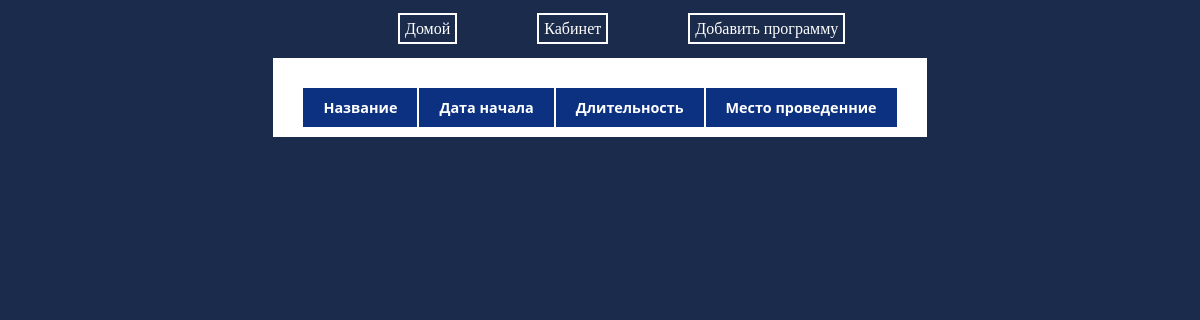
The page /programmlist (signed in) on the database as committed earlier.
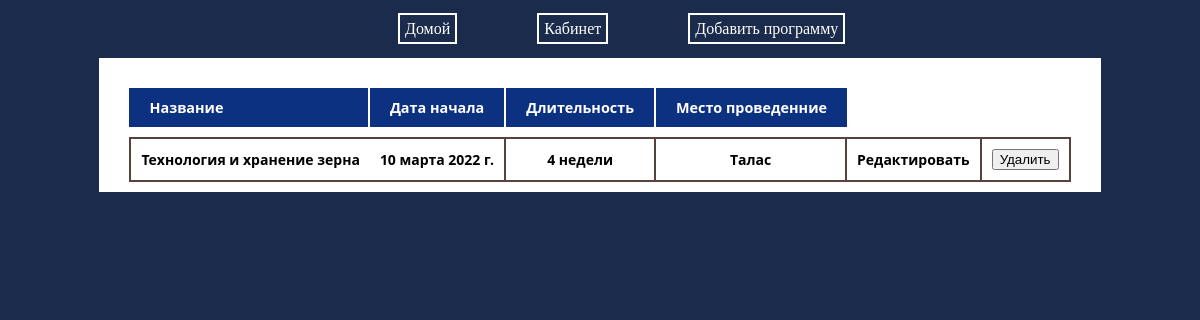
The same page on the database as committed later.
### main/models.py (models this page shows, shortened)
class Programms(models.Model):
    set_choices = [
        ("открыт", 'открыт'),
        ("закрыт", 'закрыт'),
    ]
    tittle = models.CharField("Название программы",max_length=250)
    date = models.DateField("Начало")
    length = models.CharField("Длительность",max_length=155)
    location = models.CharField("Местоположение",max_length=150)
    set = models.CharField("Набор",max_length=50,choices=set_choices,default="закрыт")
    text = models.TextField("Описание")
    class Meta:
        verbose_name = "Программа"
        verbose_name_plural = "Программы"

### main/views.py (the view)
# urls.py: path("programmlist",ProgrammsListView.as_view(), name="programmslist"),
class ProgrammsListView(LoginRequiredMixin,ListView):
    model = Programms
    template_name = 'main/programmslist.html'
    context_object_name = 'programmslist'
    raise_exception = True

### main/templates/main/programmslist.html (shortened to what this page needs)
<!DOCTYPE html>
{% load static %}
<html lang="en">
<head>
    <link rel="stylesheet" href="{% static 'main/css/list.css' %}">
</head>
<body>
    <div class="menu">
    <span><a href="{% url 'homepage' %}">Домой</a></span><span><a href="{% url 'profile' %}">Кабинет</a></span><span><a href="{% url 'createprogramms' %}">Добавить программу</a></span>
</div>
    <table>
        <tr>
            <th>Название</th>
            <th>Дата начала</th>
            <th>Длительность</th>
            <th>Место проведенние</th>
        </tr>
        {% for programm in programmslist %}
        <tr>
            <td>{{ programm.tittle }}</td><td>{{ programm.date }}</td><td>{{ programm.length }}</td><td>{{ programm.location }}</td>
            <td><a href="{% url 'updateprogramms' programm.id %}">Редактировать</a></td>
            <td><form id="delete_form" action="{% url 'deleteprogramms' programm.id %}" method="post">{% csrf_token %}
                <button type="submit" class="shine-button">Удалить</button>
            </form>
            </td>
        {% endfor %}
        </tr>
    </table>
</body>
</html>

### static/main/css/list.css (style rules this page uses)
html { height: 100%; background-color: #1b2b4c; }
span { margin: 20px; padding: 20px; }
.menu a { color: #ffffff; text-decoration: none; border: 2px solid#ffffff; padding: 5px; }
table { border-spacing: 0 10px; font-family: 'Open Sans', sans-serif; font-weight: bold; background: #ffffff; padding: 20px 30px 0 30px; margin: auto; }
th { padding: 10px 20px; background: #0c3181; color: #ffffff; border-right: 2px solid; font-size: 0.9em; }
th:first-child { text-align: left; }
th:last-child { border-right: none; }
td { vertical-align: middle; padding: 10px; font-size: 14px; text-align: center; border-top: 2px solid #56433D; border-bottom: 2px solid #56433D; border-right: 2px solid #56433D; }
td:first-child { border-left: 2px solid #56433D; border-right: none; }
td:nth-child(2) { text-align: left; }
td a { text-decoration: none; color: black; }
.menu { margin: 20px 0 20px 350px; }

Rows that differ between the two databases and show on the page:
added Programms: tittle "Технология и хранение зерна", date "10 марта 2022 г.", length "4 недели", location "Талас"
